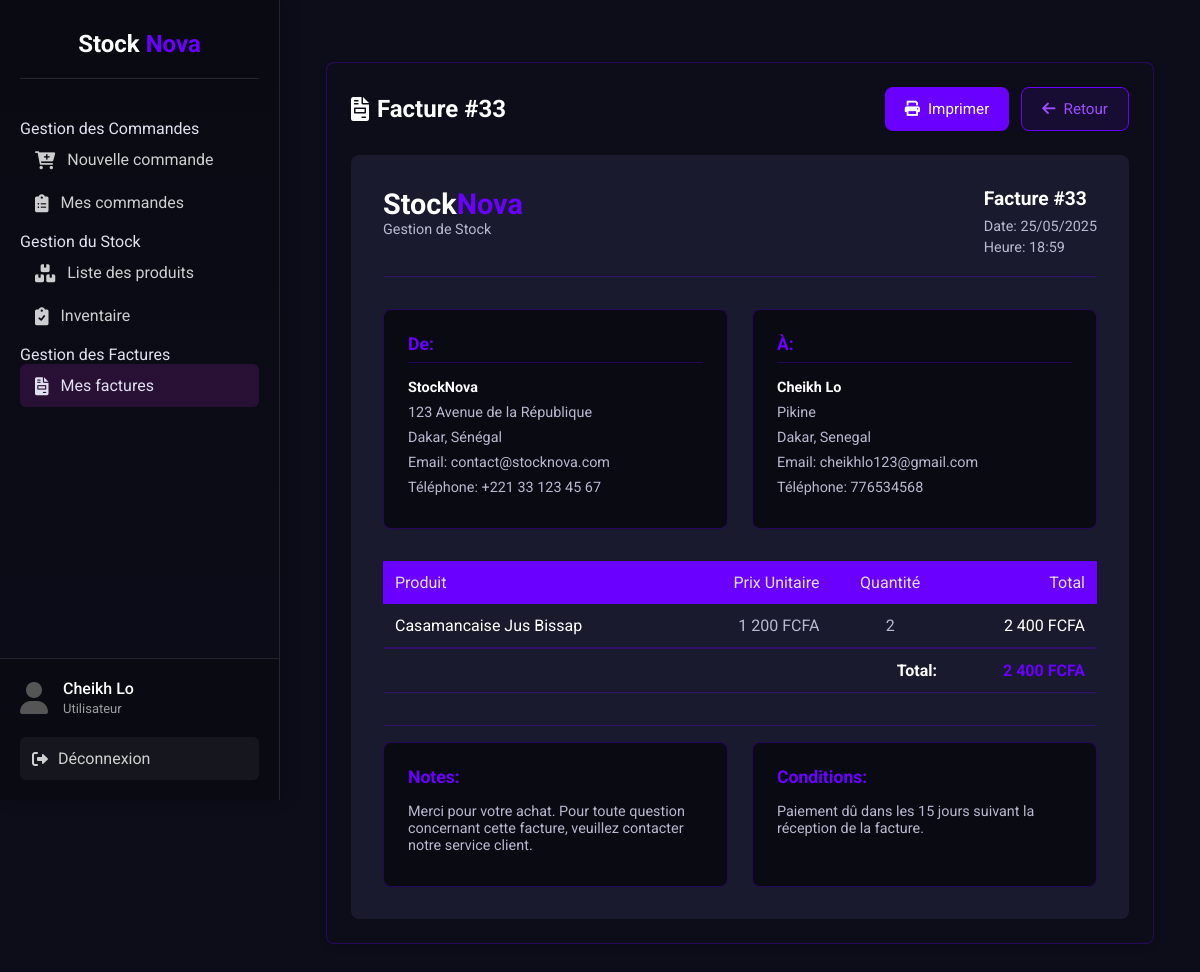
The app's page /mes_factures.php?commande_id=33 (signed in) with its own data.
### tables this page shows
CREATE TABLE `commandes` (
  `id_com` int(11) NOT NULL,
  `client` int(11) DEFAULT NULL,
  `produit` int(11) DEFAULT NULL,
  `quant_com` int(11) DEFAULT NULL,
  `date` date DEFAULT NULL,
  `heure` time DEFAULT NULL,
  `montant` decimal(10,2) DEFAULT NULL
);

CREATE TABLE `clients` (
  `id_client` int(11) NOT NULL,
  `nom_cli` varchar(250) DEFAULT NULL,
  `prenom_cli` varchar(50) NOT NULL,
  `adresse_cli` varchar(255) NOT NULL,
  `ville` varchar(50) NOT NULL,
  `pays` varchar(50) NOT NULL,
  `email` varchar(250) DEFAULT NULL,
  `telephone` varchar(20) NOT NULL,
  `statut` enum('admin','utilisateur') DEFAULT 'utilisateur'
);

CREATE TABLE `produits` (
  `id_prod` int(11) NOT NULL,
  `code_prod` varchar(255) DEFAULT NULL,
  `nom_prod` varchar(100) DEFAULT NULL,
  `quant_prod` int(11) DEFAULT 0,
  `prix_unitaire` decimal(10,2) DEFAULT NULL,
  `prix_total` decimal(10,2) GENERATED ALWAYS AS (`quant_prod` * `prix_unitaire`) VIRTUAL,
  `fournisseur` varchar(100) DEFAULT NULL,
  `description` text DEFAULT NULL,
  `photo` varchar(255) NOT NULL DEFAULT 'assets/images/default-product.png' COMMENT 'Chemin vers la photo du produit'
);

### mes_factures.php (the view, shortened to what this page needs)
<?php
require 'includes/connexion.php';
require 'includes/header.php';
$userId = (int)$_SESSION['user_id'];
$commandeId = $_GET['commande_id'] ?? null;
try {
    $stmtClient = $pdo->prepare("SELECT id_client FROM users WHERE id_user = ?");
    $stmtClient->execute([$userId]);
    $user = $stmtClient->fetch();
    $clientId = $user['id_client'] ?? null;
    $commandeQuery = "SELECT c.*, cl.nom_cli, cl.prenom_cli, cl.adresse_cli, cl.ville, cl.pays, cl.email, cl.telephone
                      FROM commandes c
                      JOIN clients cl ON c.client = cl.id_client
                      WHERE c.id_com = :commande_id AND cl.id_client = :client_id";
    $commandeStmt = $pdo->prepare($commandeQuery);
    $commandeStmt->bindValue(':commande_id', $commandeId, PDO::PARAM_INT);
    $commandeStmt->bindValue(':client_id', $clientId, PDO::PARAM_INT);
    $commandeStmt->execute();
    $commande = $commandeStmt->fetch(PDO::FETCH_ASSOC);
    $produitQuery = "SELECT
                    p.nom_prod AS nom_produit,
                    COALESCE(p.prix_unitaire, 0) AS prix_unitaire,
                    c.quant_com AS quantite,
                    (COALESCE(p.prix_unitaire, 0) * c.quant_com) AS total_ligne
                FROM commandes c
                JOIN produits p ON c.produit = p.id_prod
                WHERE c.id_com = :commande_id";
    $produitsStmt = $pdo->prepare($produitQuery);
    $produitsStmt->bindValue(':commande_id', $commandeId, PDO::PARAM_INT);
    $produitsStmt->execute();
    $produits = $produitsStmt->fetchAll(PDO::FETCH_ASSOC);
    $total = array_sum(array_column($produits, 'total_ligne'));
} catch (PDOException $e) {
    die("Erreur de base de données : " . $e->getMessage());
}
?>
<div class="dashboard-container">
    <div class="data-section">
        <div class="section-header">
            <h3><i class="fas fa-file-invoice"></i> Facture #<?= $commandeId ?></h3>
            <div class="section-actions">
                <button onclick="window.print()" class="btn btn-primary">
                    <i class="fas fa-print"></i> Imprimer
                </button>
                <a href="mes_commandes.php" class="btn btn-secondary">
                    <i class="fas fa-arrow-left"></i> Retour
                </a>
            </div>
        </div>
        <div class="invoice-container">
            <div class="invoice-header">
                <div class="invoice-logo">
                    <h2><span class="text-white">Stock</span><span class="text-primary">Nova</span></h2>
                    <p class="text-muted">Gestion de Stock</p>
                </div>
                <div class="invoice-info">
                    <h3 class="text-white">Facture #<?= $commandeId ?></h3>
                    <p class="text-muted">Date: <?= date('d/m/Y', strtotime($commande['date'])) ?></p>
                    <p class="text-muted">Heure: <?= date('H:i', strtotime($commande['heure'])) ?></p>
                </div>
            </div>
            <div class="invoice-parties">
                <div class="invoice-from">
                    <h4 class="text-primary">De:</h4>
                    <p><strong class="text-white">StockNova</strong></p>
                    <p class="text-muted">123 Avenue de la République</p>
                    <p class="text-muted">Dakar, Sénégal</p>
                    <p class="text-muted">Email: contact@stocknova.com</p>
                    <p class="text-muted">Téléphone: +221 33 123 45 67</p>
                </div>
                <div class="invoice-to">
                    <h4 class="text-primary">À:</h4>
                    <p><strong class="text-white"><?= htmlspecialchars($commande['prenom_cli'] . ' ' . $commande['nom_cli']) ?></strong></p>
                    <p class="text-muted"><?= htmlspecialchars($commande['adresse_cli']) ?></p>
                    <p class="text-muted"><?= htmlspecialchars($commande['ville']) . ', ' . htmlspecialchars($commande['pays']) ?></p>
                    <p class="text-muted">Email: <?= htmlspecialchars($commande['email']) ?></p>
                    <p class="text-muted">Téléphone: <?= htmlspecialchars($commande['telephone']) ?></p>
                </div>
            </div>
            <div class="invoice-details">
                <table class="invoice-table">
                    <thead>
                        <tr>
                            <th class="bg-primary">Produit</th>
                            <th class="bg-primary text-right">Prix Unitaire</th>
                            <th class="bg-primary text-center">Quantité</th>
                            <th class="bg-primary text-right">Total</th>
                        </tr>
                    </thead>
                    <tbody>
                        <?php if (!empty($produits)): ?>
                            <?php foreach ($produits as $produit): ?>
                                <tr>
                                    <td class="text-white"><?= htmlspecialchars($produit['nom_produit']) ?></td>
                                    <td class="text-right text-muted"><?= number_format($produit['prix_unitaire'], 0, ',', ' ') ?> FCFA</td>
                                    <td class="text-center text-muted"><?= $produit['quantite'] ?></td>
                                    <td class="text-right text-white"><?= number_format($produit['total_ligne'], 0, ',', ' ') ?> FCFA</td>
                                </tr>
                            <?php endforeach; ?>
                        <?php else: ?>
                            <tr>
                                <td colspan="4" class="text-center text-muted">Aucun produit trouvé pour cette commande</td>
                            </tr>
                        <?php endif; ?>
                    </tbody>
                    <tfoot>
                        <tr>
                            <td colspan="3" class="text-right text-white"><strong>Total:</strong></td>
                            <td class="text-right text-primary"><strong><?= number_format($total, 0, ',', ' ') ?> FCFA</strong></td>
                        </tr>
                    </tfoot>
                </table>
            </div>
            <div class="invoice-footer">
                <div class="invoice-notes">
                    <h4 class="text-primary">Notes:</h4>
                    <p class="text-muted">Merci pour votre achat. Pour toute question concernant cette facture, veuillez contacter notre service client.</p>
                </div>
                <div class="invoice-terms">
                    <h4 class="text-primary">Conditions:</h4>
                    <p class="text-muted">Paiement dû dans les 15 jours suivant la réception de la facture.</p>
                </div>
            </div>
        </div>
    </div>
</div>
<?php include 'includes/footer.php'; ?>

### css/styles.css (style rules this page uses)
:root { --primary: #9c27b0; --primary-dark: #7b1fa2; --primary-light: #ba68c8; --dark: #121212; --darker: #000000; --light: #f5f5f5; --danger: #e91e63; --success: #4caf50; --warning: #ff9800; }
* { box-sizing: border-box; margin: 0; padding: 0; font-family: 'Roboto', sans-serif; }
body { background-color: var(--dark); color: var(--light); display: flex; min-height: 100vh; }

### mes_factures.php (style rules this page uses)
:root { --primary: #6a00ff; --primary-light: #9d4dff; --secondary: #00ffc6; --dark: #0d0d1a; --darker: #0a0a12; --light: #e0e0f0; --text: #ffffff; --text-secondary: #b8b8d1; --danger: #ff6b6b; --warning: #ffc107; --success: #4caf50; --card-bg: #1a1a2e; --card-hover: #2a2a4a; --border-color: rgba(106, 0, 255, 0.3); --border-radius: 8px; --box-shadow: 0 4px 6px rgba(0, 0, 0, 0.1); --transition: all 0.3s ease; }
.text-primary { color: var(--primary); }
.text-white { color: var(--text); }
.text-muted { color: var(--text-secondary); }
.bg-primary { background: var(--primary); }
.dashboard-container { max-width: 1200px; margin: 2rem auto; padding: 0 1rem; }
.data-section { background: var(--dark); border-radius: var(--border-radius); padding: 1.5rem; border: 1px solid var(--border-color); box-shadow: var(--box-shadow); }
.section-header { display: flex; justify-content: space-between; align-items: center; margin-bottom: 1.5rem; }
.section-header h3 { color: var(--text); font-size: 1.5rem; display: flex; align-items: center; gap: 0.5rem; margin: 0; }
.section-actions { display: flex; gap: 0.75rem; }
.btn { display: inline-flex; align-items: center; gap: 0.5rem; padding: 0.75rem 1.25rem; border-radius: var(--border-radius); font-size: 0.95rem; cursor: pointer; transition: var(--transition); text-decoration: none; border: none; }
.btn-primary { background: var(--primary); color: white; }
.btn-secondary { background: rgba(106, 0, 255, 0.1); color: var(--primary-light); border: 1px solid var(--primary); }
.invoice-container { background: var(--card-bg); border-radius: var(--border-radius); padding: 2rem; margin-top: 1rem; }
.invoice-header { display: flex; justify-content: space-between; margin-bottom: 2rem; padding-bottom: 1rem; border-bottom: 1px solid var(--border-color); }
.invoice-logo h2 { font-size: 1.8rem; font-weight: bold; margin: 0; }
.invoice-logo p { margin: 0; font-size: 0.9rem; }
.invoice-info h3 { margin: 0 0 0.5rem 0; font-size: 1.2rem; }
.invoice-info p { margin: 0.25rem 0; font-size: 0.9rem; }
.invoice-parties { display: flex; gap: 1.5rem; margin-bottom: 2rem; }
.invoice-from, .invoice-to { flex: 1; padding: 1.5rem; background: var(--darker); border-radius: var(--border-radius); border: 1px solid var(--border-color); }
.invoice-from h4, .invoice-to h4 { margin-top: 0; margin-bottom: 1rem; font-size: 1.1rem; padding-bottom: 0.5rem; border-bottom: 1px solid var(--border-color); }
.invoice-from p, .invoice-to p { margin: 0.5rem 0; font-size: 0.9rem; }
.invoice-table { width: 100%; border-collapse: collapse; margin-bottom: 2rem; }
.invoice-table th { padding: 0.75rem; text-align: left; font-weight: normal; }
.invoice-table td { padding: 0.75rem; border-bottom: 1px solid var(--border-color); }
.invoice-table .text-right { text-align: right; }
.invoice-table .text-center { text-align: center; }
.invoice-table tfoot td { border-top: 2px solid var(--border-color); font-weight: bold; }
.invoice-footer { display: flex; gap: 1.5rem; margin-top: 2rem; padding-top: 1rem; border-top: 1px solid var(--border-color); }
.invoice-notes, .invoice-terms { flex: 1; padding: 1.5rem; background: var(--darker); border-radius: var(--border-radius); border: 1px solid var(--border-color); }
.invoice-notes h4, .invoice-terms h4 { margin-top: 0; margin-bottom: 1rem; font-size: 1.1rem; }
.invoice-notes p, .invoice-terms p { margin: 0.5rem 0; font-size: 0.9rem; }

### records on screen
commandes: date "25/05/2025", heure "18:59", clients.prenom_cli+nom_cli "Cheikh Lo", clients.adresse_cli "Pikine", clients.ville "Dakar", clients.pays "Senegal", clients.email "cheikhlo123@gmail.com", clients.telephone "776534568", produit.nom_prod "Casamancaise Jus Bissap", prix_unitaire "1 200", quant_com "2", total_ligne "2 400"

### other values on screen
$_SESSION['username'] "Cheikh Lo"
$commandeId "33"
$total "2 400"
